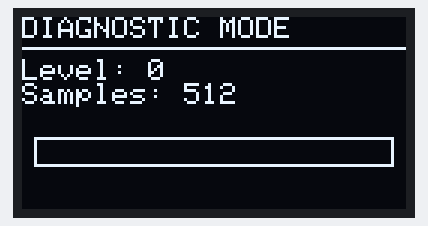
The sketch below on a simulated ESP32. Shown: 128×64 one-colour display. I2S audio is not simulated (input reads silence); nothing arrives over Bluetooth unless stated; what the sketch prints to the serial monitor is not drawn.

Above: at 1.3 s.

The sketch:

esp32_diagnostic.ino
```cpp
#include <Wire.h>
#include <Adafruit_GFX.h>
#include <Adafruit_SSD1306.h>
#include <driver/i2s.h>
#include "BluetoothSerial.h"

BluetoothSerial SerialBT;

Adafruit_SSD1306 display(128, 64, &Wire, -1);

#define I2S_WS   25
#define I2S_SCK  26
#define I2S_SD   32
#define SAMPLE_RATE 16000

#define BUFFER_SIZE 512
int32_t rawSamples[BUFFER_SIZE];

void setup() {

  Serial.begin(115200);
  delay(1000); // wait for Serial Monitor to connect

  Serial.println("");
  Serial.println("=============================");
  Serial.println("  ESP32 DIAGNOSTIC BOOT");
  Serial.println("=============================");

  // --- STEP 1: Wire ---
  Serial.print("[1] Wire.begin(21,22)... ");
  Wire.begin(21, 22);
  delay(100);
  Serial.println("OK");

  // --- STEP 2: I2C Scan ---
  Serial.print("[2] I2C scan... ");
  bool found = false;
  for(uint8_t addr = 1; addr < 127; addr++) {
    Wire.beginTransmission(addr);
    if(Wire.endTransmission() == 0) {
      Serial.print("device at 0x");
      Serial.println(addr, HEX);
      found = true;
    }
  }
  if(!found) Serial.println("NO DEVICES FOUND — check SDA/SCL wiring");

  // --- STEP 3: OLED ---
  Serial.print("[3] OLED display.begin()... ");
  if(!display.begin(SSD1306_SWITCHCAPVCC, 0x3C)) {
    Serial.println("FAILED — stuck here. Check OLED address & wiring.");
    while(true) {
      delay(500);
    }
  }
  Serial.println("OK");

  display.clearDisplay();
  display.setTextSize(1);
  display.setTextColor(WHITE);
  display.setCursor(0, 0);
  display.println("DIAG OK");
  display.println("Starting BT...");
  display.display();

  // --- STEP 4: Bluetooth ---
  Serial.print("[4] SerialBT.begin()... ");
  SerialBT.begin("ESP32-AUDIO");
  Serial.println("OK");

  display.println("BT OK");
  display.println("Starting I2S...");
  display.display();

  // --- STEP 5: I2S ---
  Serial.print("[5] I2S driver install... ");

  i2s_config_t i2s_config = {
    .mode = (i2s_mode_t)(I2S_MODE_MASTER | I2S_MODE_RX),
    .sample_rate = SAMPLE_RATE,
    .bits_per_sample = I2S_BITS_PER_SAMPLE_32BIT,
    .channel_format = I2S_CHANNEL_FMT_ONLY_LEFT,
    .communication_format = (i2s_comm_format_t)(I2S_COMM_FORMAT_I2S | I2S_COMM_FORMAT_I2S_MSB),
    .intr_alloc_flags = ESP_INTR_FLAG_LEVEL1,
    .dma_buf_count = 8,
    .dma_buf_len = 128,
    .use_apll = true,
    .tx_desc_auto_clear = false,
    .fixed_mclk = 0
  };

  i2s_pin_config_t pin_config = {
    .bck_io_num = I2S_SCK,
    .ws_io_num = I2S_WS,
    .data_out_num = -1,
    .data_in_num = I2S_SD
  };

  esp_err_t err = i2s_driver_install(I2S_NUM_0, &i2s_config, 0, NULL);
  if(err != ESP_OK) {
    Serial.print("FAILED — error code: ");
    Serial.println(err);
  } else {
    Serial.println("OK");
  }

  i2s_set_pin(I2S_NUM_0, &pin_config);
  i2s_zero_dma_buffer(I2S_NUM_0);
  Serial.println("[6] I2S pins set OK");

  display.println("I2S OK");
  display.println("All systems GO");
  display.display();

  Serial.println("");
  Serial.println("=============================");
  Serial.println("  ALL INIT STEPS PASSED");
  Serial.println("  Reading mic levels...");
  Serial.println("=============================");
}

void loop() {

  size_t bytesRead = 0;

  i2s_read(I2S_NUM_0, rawSamples, sizeof(rawSamples), &bytesRead, portMAX_DELAY);

  int sampleCount = bytesRead / sizeof(int32_t);
  long level = 0;

  for(int i = 0; i < sampleCount; i++) {
    int32_t sample = rawSamples[i] >> 14;
    int16_t pcm = (int16_t)sample;
    level += abs(pcm);
  }

  if(sampleCount > 0) level /= sampleCount;

  // Print mic level every second
  static unsigned long lastPrint = 0;
  if(millis() - lastPrint >= 500) {
    Serial.print("Mic level: ");
    Serial.print(level);
    Serial.print("  samples: ");
    Serial.println(sampleCount);
    lastPrint = millis();

    // Show live level on OLED
    display.clearDisplay();
    display.setTextSize(1);
    display.setTextColor(WHITE);
    display.setCursor(0, 0);
    display.println("DIAGNOSTIC MODE");
    display.drawLine(0, 10, 128, 10, WHITE);
    display.setCursor(0, 14);
    display.print("Level: ");
    display.println(level);
    display.print("Samples: ");
    display.println(sampleCount);

    // Simple level bar
    int barW = map(min(level, 2000L), 0, 2000, 0, 120);
    display.fillRect(4, 40, barW, 10, WHITE);
    display.drawRect(4, 40, 120, 10, WHITE);

    display.display();
  }
}
```
